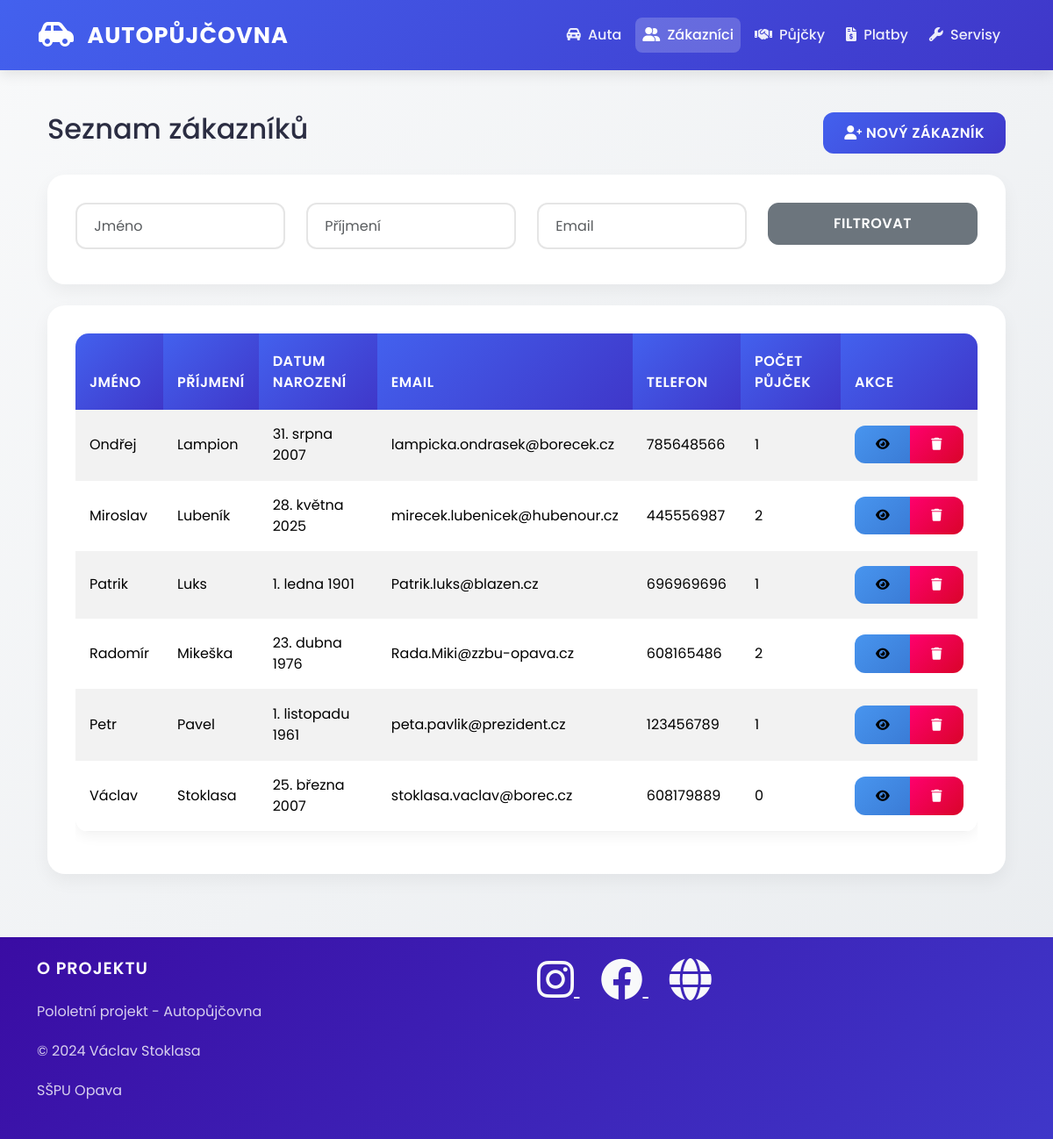
The app's page /zakaznici/ with its own data.
### auto/models.py (models this page shows, shortened)
class Zakaznik(models.Model):
    jmeno = models.CharField(max_length=45,verbose_name="Jméno zákazníka",help_text="Zadejte křestní jméno",error_messages={'blank': "Jméno autora musí být vyplněno!"})
    prijmeni = models.CharField(max_length=45,verbose_name="Přijmení zakazníka",help_text="Zadejte přijemní",error_messages={'blank':"Přijmení autora musí být vyplněno!"})
    datum_narozeni = models.DateField(blank=True, null=True, verbose_name='Datum narození')
    email = models.CharField(max_length=38,verbose_name="e-mail zákaznika",help_text="Zadejte e-mail")
    telefon = models.CharField(max_length=9)
    class Meta:
        ordering = ['prijmeni', 'jmeno']
        verbose_name = 'Zakazník'
        verbose_name_plural = 'Zákazníci'

### auto/views.py (the view)
# urls.py: path('zakaznici/', views.seznam_zakazniku, name='seznam_zakazniku'),
def seznam_zakazniku(request):
    zakaznici = Zakaznik.objects.all()
    jmeno = request.GET.get('jmeno')
    if jmeno:
        zakaznici = zakaznici.filter(jmeno__icontains=jmeno)
    prijmeni = request.GET.get('prijmeni')
    if prijmeni:
        zakaznici = zakaznici.filter(prijmeni__icontains=prijmeni)
    email = request.GET.get('email')
    if email:
        zakaznici = zakaznici.filter(email__icontains=email)
    if request.method == 'POST':
        form = ZakaznikForm(request.POST)
        if form.is_valid():
            form.save()
            messages.success(request, 'Zákazník byl úspěšně přidán.')
            return redirect('seznam_zakazniku')
    else:
        form = ZakaznikForm()
    context = {
        'nadpis': 'Seznam zákazníků',
        'zakaznici': zakaznici.order_by('prijmeni', 'jmeno'),
        'form': form
    }
    return render(request, 'zakaznici/seznam.html', context)

### auto/forms.py
class ZakaznikForm(forms.ModelForm):
    class Meta:
        model = Zakaznik
        fields = ['jmeno', 'prijmeni', 'datum_narozeni', 'email', 'telefon']
        widgets = {
            'jmeno': forms.TextInput(attrs={'class': 'form-control', 'placeholder': 'Zadejte jméno'}),
            'prijmeni': forms.TextInput(attrs={'class': 'form-control', 'placeholder': 'Zadejte příjmení'}),
            'datum_narozeni': forms.DateInput(attrs={'class': 'form-control', 'type': 'date'}),
            'email': forms.EmailInput(attrs={'class': 'form-control', 'placeholder': 'email@example.com'}),
            'telefon': forms.TextInput(attrs={'class': 'form-control', 'placeholder': '123456789'})
        }

### auto/templates/zakaznici/seznam.html (shortened to what this page needs)
{% extends "base.html" %}
{% block content %}
<div class="container">
    <div class="row mb-4">
        <div class="col-md-8">
            <h2>{{ nadpis }}</h2>
        </div>
        <div class="col-md-4 text-end">
            <a href="{% url 'pridat_zakaznika' %}" class="btn btn-primary">
                <i class="fas fa-user-plus"></i> Nový zákazník
            </a>
        </div>
    </div>
    <div class="card mb-4">
        <div class="card-body">
            <form method="get" class="row">
                <div class="col-md-3 mb-2">
                    <input type="text" name="jmeno" class="form-control" placeholder="Jméno" value="{{ request.GET.jmeno }}">
                </div>
                <div class="col-md-3 mb-2">
                    <input type="text" name="prijmeni" class="form-control" placeholder="Příjmení" value="{{ request.GET.prijmeni }}">
                </div>
                <div class="col-md-3 mb-2">
                    <input type="text" name="email" class="form-control" placeholder="Email" value="{{ request.GET.email }}">
                </div>
                <div class="col-md-3 mb-2">
                    <button type="submit" class="btn btn-secondary w-100">Filtrovat</button>
                </div>
            </form>
        </div>
    </div>
    <div class="card">
        <div class="card-body">
            <div class="table-responsive">
                <table class="table table-striped">
                    <thead>
                        <tr>
                            <th>Jméno</th>
                            <th>Příjmení</th>
                            <th>Datum narození</th>
                            <th>Email</th>
                            <th>Telefon</th>
                            <th>Počet půjček</th>
                            <th>Akce</th>
                        </tr>
                    </thead>
                    <tbody>
                        {% for zakaznik in zakaznici %}
                        <tr>
                            <td>{{ zakaznik.jmeno }}</td>
                            <td>{{ zakaznik.prijmeni }}</td>
                            <td>{{ zakaznik.datum_narozeni }}</td>
                            <td>{{ zakaznik.email }}</td>
                            <td>{{ zakaznik.telefon }}</td>
                            <td>{{ zakaznik.pujcka_set.count }}</td>
                            <td>
                                <div class="btn-group">
                                    <a href="{% url 'detail_zakaznika' zakaznik.pk %}" class="btn btn-sm btn-info">
                                        <i class="fas fa-eye"></i>
                                    </a>
                                    <button type="button" class="btn btn-sm btn-danger" data-bs-toggle="modal" data-bs-target="#smazatZakaznika{{ zakaznik.pk }}">
                                        <i class="fas fa-trash"></i>
                                    </button>
                                </div>
                            </td>
                        </tr>
                        {% empty %}
                        <tr>
                            <td colspan="7" class="text-center">Žádní zákazníci nebyli nalezeni</td>
                        </tr>
                        {% endfor %}
                    </tbody>
                </table>
            </div>
        </div>
    </div>
</div>
{% endblock %}

### static/css/style.css (style rules this page uses)
:root { --primary-color: #4361ee; --secondary-color: #3f37c9; --success-color: #4cc9f0; --info-color: #4895ef; --warning-color: #f72585; --danger-color: #ff006e; --dark-color: #3a0ca3; --light-color: #f8f9fa; --gray-color: #b5b5b5; }
body { font-family: 'Poppins', sans-serif; background: linear-gradient(135deg, #f8f9fa 0%, #e9ecef 100%); color: #2b2d42; min-height: 100vh; }
.card { border: none; border-radius: 20px; box-shadow: 0 8px 20px rgba(0, 0, 0, 0.05); transition: all 0.3s ease; background: white; overflow: hidden; }
.card-body { padding: 2rem; }
.btn { border-radius: 12px; padding: 0.7rem 1.5rem; font-weight: 600; text-transform: uppercase; letter-spacing: 0.5px; transition: all 0.3s ease; position: relative; overflow: hidden; }
.btn::after { content: ''; position: absolute; top: 0; left: 0; width: 100%; height: 100%; background: linear-gradient(rgba(255,255,255,0.2), transparent); opacity: 0; transition: opacity 0.3s ease; }
.btn-primary { background: linear-gradient(135deg, var(--primary-color) 0%, var(--secondary-color) 100%); border: none; }
.btn-info { background: linear-gradient(135deg, var(--info-color) 0%, #3a7bd5 100%); border: none; }
.btn-danger { background: linear-gradient(135deg, var(--danger-color) 0%, #d90429 100%); border: none; }
.table { background: white; border-radius: 15px; overflow: hidden; box-shadow: 0 5px 15px rgba(0, 0, 0, 0.05); }
.table thead th { background: linear-gradient(135deg, var(--primary-color) 0%, var(--secondary-color) 100%); color: white; font-weight: 600; text-transform: uppercase; letter-spacing: 0.5px; padding: 1.2rem 1rem; border: none; }
.table tbody td { padding: 1rem; vertical-align: middle; border-bottom: 1px solid rgba(0, 0, 0, 0.05); }
.table-striped tbody tr:nth-of-type(odd) { background-color: rgba(67, 97, 238, 0.05); }
.form-control { border-radius: 12px; border: 2px solid rgba(0, 0, 0, 0.1); padding: 0.8rem 1.2rem; font-size: 1rem; transition: all 0.3s ease; }

### records on screen
Zakaznik: jmeno "Ondřej", prijmeni "Lampion", datum_narozeni "31. srpna 2007", email "lampicka.ondrasek@borecek.cz", telefon "785648566", pujcka_set.count "1"
Zakaznik: jmeno "Miroslav", prijmeni "Lubeník", datum_narozeni "28. května 2025", email "mirecek.lubenicek@hubenour.cz", telefon "445556987", pujcka_set.count "2"
Zakaznik: jmeno "Patrik", prijmeni "Luks", datum_narozeni "1. ledna 1901", email "Patrik.luks@blazen.cz", telefon "696969696", pujcka_set.count "1"
Zakaznik: jmeno "Radomír", prijmeni "Mikeška", datum_narozeni "23. dubna 1976", email "Rada.Miki@zzbu-opava.cz", telefon "608165486", pujcka_set.count "2"
Zakaznik: jmeno "Petr", prijmeni "Pavel", datum_narozeni "1. listopadu 1961", email "peta.pavlik@prezident.cz", telefon "123456789", pujcka_set.count "1"
Zakaznik: jmeno "Václav", prijmeni "Stoklasa", datum_narozeni "25. března 2007", email "stoklasa.vaclav@borec.cz", telefon "608179889", pujcka_set.count "0"

### other values on screen
{{ nadpis }} "Seznam zákazníků"
